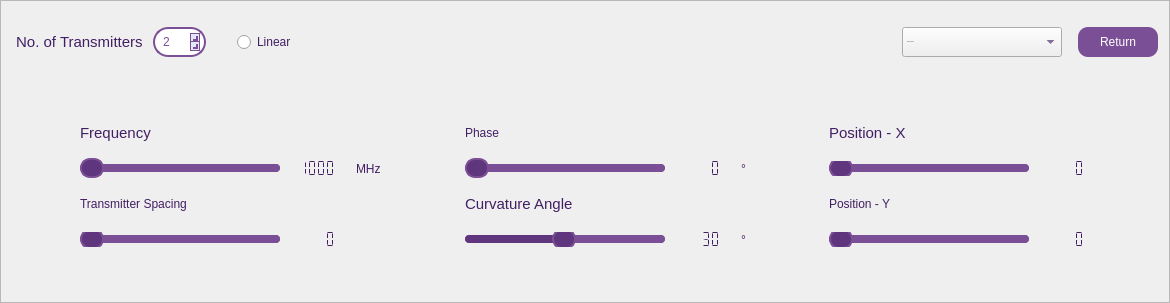
     <widget class="QFrame" name="frame_5">
      <property name="styleSheet">
       <string notr="true">color: rgb(66, 31, 99);
font: 9pt &quot;Microsoft Sans Serif&quot;;</string>
      </property>
      <property name="frameShape">
       <enum>QFrame::StyledPanel</enum>
      </property>
      <property name="frameShadow">
       <enum>QFrame::Raised</enum>
      </property>
      <layout class="QVBoxLayout" name="verticalLayout">
       <item>
        <layout class="QVBoxLayout" name="verticalLayout_3"/>
       </item>
       <item>
        <layout class="QHBoxLayout" name="horizontalLayout_15">
         <property name="topMargin">
          <number>15</number>
         </property>
         <property name="bottomMargin">
          <number>15</number>
         </property>
         <item>
          <layout class="QHBoxLayout" name="horizontalLayout_16">
           <property name="bottomMargin">
            <number>0</number>
           </property>
           <item>
            <widget class="QLabel" name="label_14">
             <property name="sizePolicy">
              <sizepolicy hsizetype="Fixed" vsizetype="Fixed">
               <horstretch>0</horstretch>
               <verstretch>0</verstretch>
              </sizepolicy>
             </property>
             <property name="minimumSize">
              <size>
               <width>94</width>
               <height>30</height>
              </size>
             </property>
             <property name="font">
              <font>
               <family>Microsoft Sans Serif</family>
               <pointsize>11</pointsize>
               <weight>50</weight>
               <italic>false</italic>
               <bold>false</bold>
              </font>
             </property>
             <property name="styleSheet">
              <string notr="true">color: rgb(66, 31, 99);
font:11pt &quot;Microsoft Sans Serif&quot;;</string>
             </property>
             <property name="text">
              <string> No. of Transmitters </string>
             </property>
            </widget>
           </item>
           <item>
            <widget class="QSpinBox" name="spinBox_No_transmitters_3">
             <property name="sizePolicy">
              <sizepolicy hsizetype="Fixed" vsizetype="Fixed">
               <horstretch>0</horstretch>
               <verstretch>0</verstretch>
              </sizepolicy>
             </property>
             <property name="minimumSize">
              <size>
               <width>42</width>
               <height>30</height>
              </size>
             </property>
             <property name="styleSheet">
              <string notr="true">/* Spinbox Main Style */
QSpinBox {
    border: 2px solid rgb(123, 79, 149); /* Darker purple border */
    border-radius: 15px; /* Rounded corners */
    background-color: rgb(255, 255, 255); /* Background color */
    color: rgb(123, 79, 149); /* Text color */
    font: 12px &quot;Arial&quot;; /* Adjust font size and style */
    padding: 6px;
}

/* Spinbox Arrows Buttons */
QSpinBox::up-button, QSpinBox::down-button {
    border: 1px solid rgb(123, 79, 149); /* Subtle border for arrows */
    border-radius: 25px; /* Rounded arrows */
    width: 8px; /* Adjust size */
    height: 8px;
    background-color: rgb(230, 230, 250); /* Light purple for arrows */
    margin: 4px; /* Prevent arrows from overlapping */
}

/* Up Arrow Style */
QSpinBox::up-arrow {
    width: 3px;
    height: 3px;
    border: solid rgb(123, 79, 149);
    border-width: 0 2px 2px 0;
    transform: rotate(-45deg); /* Correct arrow direction */
    background: none;
    margin: 2px;
}

/* Down Arrow Style */
QSpinBox::down-arrow {
    width: 3px;
    height: 3px;
    border: solid rgb(123, 79, 149);
    border-width: 0 2px 2px 0;
    transform: rotate(90deg); /* Correct arrow direction */
    background: none;
    margin: 2px;
}
</string>
             </property>
             <property name="minimum">
              <number>2</number>
             </property>
            </widget>
           </item>
           <item>
            <spacer name="horizontalSpacer_11">
             <property name="orientation">
              <enum>Qt::Horizontal</enum>
             </property>
             <property name="sizeType">
              <enum>QSizePolicy::Fixed</enum>
             </property>
             <property name="sizeHint" stdset="0">
              <size>
               <width>25</width>
               <height>20</height>
              </size>
             </property>
            </spacer>
           </item>
           <item>
            <widget class="QRadioButton" name="linear_radio_button_3">
             <property name="sizePolicy">
              <sizepolicy hsizetype="Fixed" vsizetype="Fixed">
               <horstretch>0</horstretch>
               <verstretch>0</verstretch>
              </sizepolicy>
             </property>
             <property name="minimumSize">
              <size>
               <width>50</width>
               <height>0</height>
              </size>
             </property>
             <property name="styleSheet">
              <string notr="true">color: rgb(66, 31, 99);
font:11pt &quot;Microsoft Sans Serif&quot;;</string>
             </property>
             <property name="text">
              <string>Linear</string>
             </property>
             <property name="checked">
              <bool>false</bool>
             </property>
            </widget>
           </item>
           <item>
            <spacer name="horizontalSpacer_9">
             <property name="orientation">
              <enum>Qt::Horizontal</enum>
             </property>
             <property name="sizeType">
              <enum>QSizePolicy::Expanding</enum>
             </property>
             <property name="sizeHint" stdset="0">
              <size>
               <width>600</width>
               <height>20</height>
              </size>
             </property>
            </spacer>
           </item>
          </layout>
         </item>
         <item>
          <widget class="QComboBox" name="comboBox_Open_scenario">
           <property name="sizePolicy">
            <sizepolicy hsizetype="Fixed" vsizetype="Fixed">
             <horstretch>0</horstretch>
             <verstretch>0</verstretch>
            </sizepolicy>
           </property>
           <property name="minimumSize">
            <size>
             <width>160</width>
             <height>30</height>
            </size>
           </property>
           <property name="font">
            <font>
             <family>Microsoft Sans Serif</family>
             <pointsize>-1</pointsize>
             <weight>50</weight>
             <italic>false</italic>
             <bold>false</bold>
             <stylestrategy>PreferAntialias</stylestrategy>
            </font>
           </property>
           <property name="styleSheet">
            <string notr="true">QComboBox {
    color: rgb(255, 255, 255);
    background-color: #7B4F95;  /* Background color */
    border: 1px solid #1C1C1C;
    border-radius: 15px;  /* Rounded corners */
    padding: 5px;
    font-size: 14px;
}
QComboBox::drop-down {
   
	color: #ffffff;
    border-radius: 10px;  /* Rounded corners for the arrow box */
    background-color: #7B4F95;
    width: 30px;
	height: 30px;
}

QComboBox::down-arrow {
    width: 10px;
    height: 10px;
    image: url(icons\down_arrow.png);
}

QComboBox QAbstractItemView {
    border: 1px solid #7B4F95;
    selection-background-color: #7B4F95;  /* Selected item background color */
    background-color: #7B4F95;  /* Dropdown background color */
    color: white;
    border-radius: 10px;
}</string>
           </property>
           <property name="currentText">
            <string>Open Scenario</string>
           </property>
           <property name="sizeAdjustPolicy">
            <enum>QComboBox::AdjustToContentsOnFirstShow</enum>
           </property>
           <property name="placeholderText">
            <string/>
           </property>
           <property name="duplicatesEnabled">
            <bool>false</bool>
           </property>
           <item>
            <property name="text">
             <string>Open Scenario</string>
            </property>
           </item>
           <item>
            <property name="text">
             <string>Ultrasound</string>
            </property>
           </item>
           <item>
            <property name="text">
             <string>5G</string>
            </property>
           </item>
           <item>
            <property name="text">
             <string>Airborne Radar</string>
            </property>
           </item>
           <item>
            <property name="text">
             <string>Tumor Ablation</string>
            </property>
           </item>
          </widget>
         </item>
         <item>
          <spacer name="horizontalSpacer_17">
           <property name="orientation">
            <enum>Qt::Horizontal</enum>
           </property>
           <property name="sizeType">
            <enum>QSizePolicy::Fixed</enum>
           </property>
           <property name="sizeHint" stdset="0">
            <size>
             <width>10</width>
             <height>20</height>
            </size>
           </property>
          </spacer>
         </item>
         <item>
          <widget class="QPushButton" name="return_button">
           <property name="sizePolicy">
            <sizepolicy hsizetype="Fixed" vsizetype="Fixed">
             <horstretch>0</horstretch>
             <verstretch>0</verstretch>
            </sizepolicy>
           </property>
           <property name="minimumSize">
            <size>
             <width>80</width>
             <height>30</height>
            </size>
           </property>
           <property name="styleSheet">
            <string notr="true">background-color: rgb(123, 79, 149);
buttoon-shadow: 2px 2px 5px rgb(0, 0, 0);
border-radius: 10px;
color: rgb(255, 255, 255);
font: 11pt &quot;Microsoft Sans Serif&quot;;</string>
           </property>
           <property name="text">
            <string>Return</string>
           </property>
          </widget>
         </item>
        </layout>
       </item>
       <item>
        <layout class="QHBoxLayout" name="horizontalLayout_3">
         <item>
          <widget class="QWidget" name="beam_plot" native="true">
           <property name="sizePolicy">
            <sizepolicy hsizetype="Expanding" vsizetype="Expanding">
             <horstretch>0</horstretch>
             <verstretch>0</verstretch>
            </sizepolicy>
           </property>
           <property name="styleSheet">
            <string notr="true">border-radius: 25px;
buttoon-shadow: 2px 2px 5px rgb(0, 0, 0);
widget-shadow: 2px 2px 5px rgb(0, 0, 0);
background-color: rgb(255, 255, 255);</string>
           </property>
          </widget>
         </item>
         <item>
          <widget class="QWidget" name="beam_map" native="true">
           <property name="sizePolicy">
            <sizepolicy hsizetype="Expanding" vsizetype="Expanding">
             <horstretch>0</horstretch>
             <verstretch>0</verstretch>
            </sizepolicy>
           </property>
           <property name="styleSheet">
            <string notr="true">border-radius: 25px;
buttoon-shadow: 2px 2px 5px rgb(0, 0, 0);
widget-shadow: 2px 2px 5px rgb(0, 0, 0);
background-color: rgb(255, 255, 255);</string>
           </property>
          </widget>
         </item>
        </layout>
       </item>
       <item>
        <layout class="QGridLayout" name="gridLayout_5">
         <property name="sizeConstraint">
          <enum>QLayout::SetNoConstraint</enum>
         </property>
         <property name="topMargin">
          <number>40</number>
         </property>
         <property name="bottomMargin">
          <number>40</number>
         </property>
         <property name="spacing">
          <number>15</number>
         </property>
         <item row="4" column="8">
          <widget class="QLabel" name="label_12">
           <property name="styleSheet">
            <string notr="true">color: rgb(66, 31, 99);
font:11pt &quot;Microsoft Sans Serif&quot;;</string>
           </property>
           <property name="text">
            <string>°</string>
           </property>
          </widget>
         </item>
         <item row="2" column="0">
          <spacer name="horizontalSpacer_10">
           <property name="orientation">
            <enum>Qt::Horizontal</enum>
           </property>
           <property name="sizeHint" stdset="0">
            <size>
             <width>13</width>
             <height>20</height>
            </size>
           </property>
          </spacer>
         </item>
         <item row="3" column="1">
          <widget class="QLabel" name="spacing_label">
           <property name="styleSheet">
            <string notr="true">color: rgb(66, 31, 99);
font:11pt &quot;Microsoft Sans Serif&quot;;</string>
           </property>
           <property name="text">
            <string>Transmitter Spacing</string>
           </property>
          </widget>
         </item>
         <item row="4" column="7">
          <widget class="QLCDNumber" name="curvature_lcd">
           <property name="font">
            <font>
             <family>Microsoft Sans Serif</family>
             <pointsize>12</pointsize>
             <weight>75</weight>
             <italic>false</italic>
             <bold>true</bold>
            </font>
           </property>
           <property name="styleSheet">
            <string notr="true">color: rgb(66, 31, 99);
font:Bold 12pt &quot;Microsoft Sans Serif&quot;;</string>
           </property>
           <property name="frameShape">
            <enum>QFrame::NoFrame</enum>
           </property>
           <property name="smallDecimalPoint">
            <bool>true</bool>
           </property>
           <property name="digitCount">
            <number>4</number>
           </property>
           <property name="segmentStyle">
            <enum>QLCDNumber::Flat</enum>
           </property>
           <property name="value" stdset="0">
            <double>30.000000000000000</double>
           </property>
          </widget>
         </item>
         <item row="2" column="7">
          <widget class="QLCDNumber" name="phase_lcd">
           <property name="sizePolicy">
            <sizepolicy hsizetype="Minimum" vsizetype="Preferred">
             <horstretch>0</horstretch>
             <verstretch>0</verstretch>
            </sizepolicy>
           </property>
           <property name="font">
            <font>
             <family>Microsoft Sans Serif</family>
             <pointsize>12</pointsize>
             <weight>75</weight>
             <italic>false</italic>
             <bold>true</bold>
            </font>
           </property>
           <property name="styleSheet">
            <string notr="true">color: rgb(66, 31, 99);
font:Bold 12pt &quot;Microsoft Sans Serif&quot;;</string>
           </property>
           <property name="frameShape">
            <enum>QFrame::NoFrame</enum>
           </property>
           <property name="smallDecimalPoint">
            <bool>true</bool>
           </property>
           <property name="digitCount">
            <number>4</number>
           </property>
           <property name="segmentStyle">
            <enum>QLCDNumber::Flat</enum>
           </property>
          </widget>
         </item>
         <item row="1" column="6">
          <widget class="QLabel" name="label_8">
           <property name="styleSheet">
            <string notr="true">color: rgb(66, 31, 99);
font:11pt &quot;Microsoft Sans Serif&quot;;</string>
           </property>
           <property name="text">
            <string>Phase</string>
           </property>
          </widget>
         </item>
         <item row="4" column="12">
          <spacer name="horizontalSpacer_3">
           <property name="orientation">
            <enum>Qt::Horizontal</enum>
           </property>
           <property name="sizeHint" stdset="0">
            <size>
             <width>13</width>
             <height>20</height>
            </size>
           </property>
          </spacer>
         </item>
         <item row="2" column="9">
          <spacer name="horizontalSpacer_5">
           <property name="orientation">
            <enum>Qt::Horizontal</enum>
           </property>
           <property name="sizeHint" stdset="0">
            <size>
             <width>13</width>
             <height>20</height>
            </size>
           </property>
          </spacer>
         </item>
         <item row="1" column="1">
          <widget class="QLabel" name="label_9">
           <property name="font">
            <font>
             <family>Microsoft Sans Serif</family>
             <pointsize>11</pointsize>
             <weight>50</weight>
             <italic>false</italic>
             <bold>false</bold>
            </font>
           </property>
           <property name="styleSheet">
            <string notr="true">color: rgb(66, 31, 99);
font:11pt &quot;Microsoft Sans Serif&quot;;</string>
           </property>
           <property name="text">
            <string>Frequency</string>
           </property>
          </widget>
         </item>
         <item row="2" column="1">
          <widget class="QSlider" name="beam_frequency_slider">
           <property name="minimumSize">
            <size>
             <width>200</width>
             <height>20</height>
            </size>
           </property>
           <property name="font">
            <font>
             <family>Microsoft Sans Serif</family>
             <pointsize>9</pointsize>
             <weight>50</weight>
             <italic>false</italic>
             <bold>false</bold>
            </font>
           </property>
           <property name="autoFillBackground">
            <bool>false</bool>
           </property>
           <property name="styleSheet">
            <string notr="true">QSlider::groove:horizontal {
    height: 8px;
    background: #7B4F95; /* Lighter shade of the dark color */
    border-radius: 4px;
}

QSlider::handle:horizontal {
    background: #5F357D; /* Mid-tone between the dark and lighter colors */
    border: 2px solid #7B4F95; /* Matches groove */
    width: 20px;
    height: 20px;
    margin: -6px 0;
    border-radius: 10px;
}

QSlider::sub-page:horizontal {
    background: #5F357D; /* Matches handle */
    border-radius: 4px;
}

QSlider::add-page:horizontal {
    background: #7B4F95; /* Matches groove */
    border-radius: 4px;
}
</string>
           </property>
           <property name="minimum">
            <number>500000000</number>
           </property>
           <property name="maximum">
            <number>2000000000</number>
           </property>
           <property name="singleStep">
            <number>100000000</number>
           </property>
           <property name="pageStep">
            <number>100000000</number>
           </property>
           <property name="value">
            <number>1000000000</number>
           </property>
           <property name="orientation">
            <enum>Qt::Horizontal</enum>
           </property>
           <property name="invertedAppearance">
            <bool>false</bool>
           </property>
           <property name="invertedControls">
            <bool>false</bool>
           </property>
          </widget>
         </item>
         <item row="2" column="10">
          <widget class="QSlider" name="beam_position_slider">
           <property name="minimumSize">
            <size>
             <width>200</width>
             <height>0</height>
            </size>
           </property>
           <property name="styleSheet">
            <string notr="true">QSlider::groove:horizontal {
    height: 8px;
    background: #7B4F95; /* Lighter shade of the dark color */
    border-radius: 4px;
}

QSlider::handle:horizontal {
    background: #5F357D; /* Mid-tone between the dark and lighter colors */
    border: 2px solid #7B4F95; /* Matches groove */
    width: 20px;
    height: 20px;
    margin: -6px 0;
    border-radius: 10px;
}

QSlider::sub-page:horizontal {
    background: #5F357D; /* Matches handle */
    border-radius: 4px;
}

QSlider::add-page:horizontal {
    background: #7B4F95; /* Matches groove */
    border-radius: 4px;
}
</string>
           </property>
           <property name="orientation">
            <enum>Qt::Horizontal</enum>
           </property>
          </widget>
         </item>
         <item row="3" column="6">
          <widget class="QLabel" name="curvature_angle_label">
           <property name="enabled">
            <bool>true</bool>
           </property>
           <property name="sizePolicy">
            <sizepolicy hsizetype="Preferred" vsizetype="Preferred">
             <horstretch>0</horstretch>
             <verstretch>0</verstretch>
            </sizepolicy>
           </property>
           <property name="font">
            <font>
             <family>Microsoft Sans Serif</family>
             <pointsize>11</pointsize>
             <weight>50</weight>
             <italic>false</italic>
             <bold>false</bold>
            </font>
           </property>
           <property name="styleSheet">
            <string notr="true">color: rgb(66, 31, 99);
font:11pt &quot;Microsoft Sans Serif&quot;;</string>
           </property>
           <property name="text">
            <string>Curvature Angle</string>
           </property>
          </widget>
         </item>
         <item row="4" column="1">
          <widget class="QSlider" name="spacing_slider">
           <property name="styleSheet">
            <string notr="true">QSlider::groove:horizontal {
    height: 8px;
    background: #7B4F95; /* Lighter shade of the dark color */
    border-radius: 4px;
}

QSlider::handle:horizontal {
    background: #5F357D; /* Mid-tone between the dark and lighter colors */
    border: 2px solid #7B4F95; /* Matches groove */
    width: 20px;
    height: 20px;
    margin: -6px 0;
    border-radius: 10px;
}

QSlider::sub-page:horizontal {
    background: #5F357D; /* Matches handle */
    border-radius: 4px;
}

QSlider::add-page:horizontal {
    background: #7B4F95; /* Matches groove */
    border-radius: 4px;
}</string>
           </property>
           <property name="orientation">
            <enum>Qt::Horizontal</enum>
           </property>
          </widget>
         </item>
         <item row="2" column="6">
          <widget class="QSlider" name="beam_phase_slider">
           <property name="sizePolicy">
            <sizepolicy hsizetype="Expanding" vsizetype="Preferred">
             <horstretch>0</horstretch>
             <verstretch>0</verstretch>
            </sizepolicy>
           </property>
           <property name="minimumSize">
            <size>
             <width>200</width>
             <height>0</height>
            </size>
           </property>
           <property name="styleSheet">
            <string notr="true">QSlider::groove:horizontal {
    height: 8px;
    background: #7B4F95; /* Lighter shade of the dark color */
    border-radius: 4px;
}

QSlider::handle:horizontal {
    background: #5F357D; /* Mid-tone between the dark and lighter colors */
    border: 2px solid #7B4F95; /* Matches groove */
    width: 20px;
    height: 20px;
    margin: -6px 0;
    border-radius: 10px;
}

QSlider::sub-page:horizontal {
    background: #5F357D; /* Matches handle */
    border-radius: 4px;
}

QSlider::add-page:horizontal {
    background: #7B4F95; /* Matches groove */
    border-radius: 4px;
}
</string>
           </property>
           <property name="orientation">
            <enum>Qt::Horizontal</enum>
           </property>
          </widget>
         </item>
         <item row="4" column="6">
          <widget class="QSlider" name="beam_curvature_slider">
           <property name="minimumSize">
            <size>
             <width>100</width>
             <height>0</height>
            </size>
           </property>
           <property name="styleSheet">
            <string notr="true">QSlider::groove:horizontal {
    height: 8px;
    background: #7B4F95; /* Lighter shade of the dark color */
    border-radius: 4px;
}

QSlider::handle:horizontal {
    background: #5F357D; /* Mid-tone between the dark and lighter colors */
    border: 2px solid #7B4F95; /* Matches groove */
    width: 20px;
    height: 20px;
    margin: -6px 0;
    border-radius: 10px;
}

QSlider::sub-page:horizontal {
    background: #5F357D; /* Matches handle */
    border-radius: 4px;
}

QSlider::add-page:horizontal {
    background: #7B4F95; /* Matches groove */
    border-radius: 4px;
}
</string>
           </property>
           <property name="minimum">
            <number>1</number>
           </property>
           <property name="maximum">
            <number>60</number>
           </property>
           <property name="value">
            <number>30</number>
           </property>
           <property name="sliderPosition">
            <number>30</number>
           </property>
           <property name="orientation">
            <enum>Qt::Horizontal</enum>
           </property>
          </widget>
         </item>
         <item row="4" column="0">
          <spacer name="horizontalSpacer_18">
           <property name="orientation">
            <enum>Qt::Horizontal</enum>
           </property>
           <property name="sizeHint" stdset="0">
            <size>
             <width>13</width>
             <height>20</height>
            </size>
           </property>
          </spacer>
         </item>
         <item row="4" column="10">
          <widget class="QSlider" name="position_y_slider">
           <property name="styleSheet">
            <string notr="true">QSlider::groove:horizontal {
    height: 8px;
    background: #7B4F95; /* Lighter shade of the dark color */
    border-radius: 4px;
}

QSlider::handle:horizontal {
    background: #5F357D; /* Mid-tone between the dark and lighter colors */
    border: 2px solid #7B4F95; /* Matches groove */
    width: 20px;
    height: 20px;
    margin: -6px 0;
    border-radius: 10px;
}

QSlider::sub-page:horizontal {
    background: #5F357D; /* Matches handle */
    border-radius: 4px;
}

QSlider::add-page:horizontal {
    background: #7B4F95; /* Matches groove */
    border-radius: 4px;
}</string>
           </property>
           <property name="orientation">
            <enum>Qt::Horizontal</enum>
           </property>
          </widget>
         </item>
         <item row="2" column="8">
          <widget class="QLabel" name="label_11">
           <property name="styleSheet">
            <string notr="true">color: rgb(66, 31, 99);
font:11pt &quot;Microsoft Sans Serif&quot;;</string>
           </property>
           <property name="text">
            <string>°</string>
           </property>
          </widget>
         </item>
         <item row="4" column="11">
          <widget class="QLCDNumber" name="position_y_lcd">
           <property name="styleSheet">
            <string notr="true">color: rgb(66, 31, 99);
font:Bold 12pt &quot;Microsoft Sans Serif&quot;;</string>
           </property>
           <property name="frameShape">
            <enum>QFrame::NoFrame</enum>
           </property>
           <property name="smallDecimalPoint">
            <bool>true</bool>
           </property>
           <property name="digitCount">
            <number>4</number>
           </property>
           <property name="segmentStyle">
            <enum>QLCDNumber::Flat</enum>
           </property>
          </widget>
         </item>
         <item row="4" column="9">
          <spacer name="horizontalSpacer_7">
           <property name="orientation">
            <enum>Qt::Horizontal</enum>
           </property>
           <property name="sizeHint" stdset="0">
            <size>
             <width>13</width>
             <height>20</height>
            </size>
           </property>
          </spacer>
         </item>
         <item row="2" column="11">
          <widget class="QLCDNumber" name="position_lcd">
           <property name="font">
            <font>
             <family>Microsoft Sans Serif</family>
             <pointsize>12</pointsize>
             <weight>75</weight>
             <italic>false</italic>
             <bold>true</bold>
            </font>
           </property>
           <property name="styleSheet">
            <string notr="true">color: rgb(66, 31, 99);
font:Bold 12pt &quot;Microsoft Sans Serif&quot;;</string>
           </property>
           <property name="frameShape">
            <enum>QFrame::NoFrame</enum>
           </property>
           <property name="smallDecimalPoint">
            <bool>true</bool>
           </property>
           <property name="digitCount">
            <number>4</number>
           </property>
           <property name="segmentStyle">
            <enum>QLCDNumber::Flat</enum>
           </property>
          </widget>
         </item>
         <item row="1" column="10">
          <widget class="QLabel" name="label_7">
           <property name="font">
            <font>
             <family>Microsoft Sans Serif</family>
             <pointsize>11</pointsize>
             <weight>50</weight>
             <italic>false</italic>
             <bold>false</bold>
            </font>
           </property>
           <property name="styleSheet">
            <string notr="true">color: rgb(66, 31, 99);
font:11pt &quot;Microsoft Sans Serif&quot;;</string>
           </property>
           <property name="text">
            <string>Position - X</string>
           </property>
          </widget>
         </item>
         <item row="4" column="5">
          <spacer name="horizontalSpacer_13">
           <property name="orientation">
            <enum>Qt::Horizontal</enum>
           </property>
           <property name="sizeHint" stdset="0">
            <size>
             <width>13</width>
             <height>20</height>
            </size>
           </property>
          </spacer>
         </item>
         <item row="2" column="5">
          <spacer name="horizontalSpacer_4">
           <property name="orientation">
            <enum>Qt::Horizontal</enum>
           </property>
           <property name="sizeHint" stdset="0">
            <size>
             <width>13</width>
             <height>20</height>
            </size>
           </property>
          </spacer>
         </item>
         <item row="3" column="10">
          <widget class="QLabel" name="label_4">
           <property name="styleSheet">
            <string notr="true">color: rgb(66, 31, 99);
font:11pt &quot;Microsoft Sans Serif&quot;;</string>
           </property>
           <property name="text">
            <string>Position - Y</string>
           </property>
          </widget>
         </item>
         <item row="2" column="4">
          <widget class="QLabel" name="label_10">
           <property name="styleSheet">
            <string notr="true">color: rgb(66, 31, 99);
font:11pt &quot;Microsoft Sans Serif&quot;;</string>
           </property>
           <property name="text">
            <string>MHz</string>
           </property>
          </widget>
         </item>
         <item row="2" column="3">
          <widget class="QLCDNumber" name="frequency_lcd">
           <property name="sizePolicy">
            <sizepolicy hsizetype="Fixed" vsizetype="Minimum">
             <horstretch>0</horstretch>
             <verstretch>0</verstretch>
            </sizepolicy>
           </property>
           <property name="minimumSize">
            <size>
             <width>20</width>
             <height>0</height>
            </size>
           </property>
           <property name="styleSheet">
            <string notr="true">color: rgb(66, 31, 99);
font:Bold 12pt &quot;Microsoft Sans Serif&quot;;</string>
           </property>
           <property name="frameShape">
            <enum>QFrame::NoFrame</enum>
           </property>
           <property name="smallDecimalPoint">
            <bool>true</bool>
           </property>
           <property name="digitCount">
            <number>4</number>
           </property>
           <property name="segmentStyle">
            <enum>QLCDNumber::Flat</enum>
           </property>
           <property name="value" stdset="0">
            <double>1000.000000000000000</double>
           </property>
          </widget>
         </item>
         <item row="2" column="12">
          <spacer name="horizontalSpacer_8">
           <property name="orientation">
            <enum>Qt::Horizontal</enum>
           </property>
           <property name="sizeHint" stdset="0">
            <size>
             <width>13</width>
             <height>20</height>
            </size>
           </property>
          </spacer>
         </item>
         <item row="4" column="3">
          <widget class="QLCDNumber" name="spacing_lcd">
           <property name="sizePolicy">
            <sizepolicy hsizetype="Minimum" vsizetype="Minimum">
             <horstretch>0</horstretch>
             <verstretch>0</verstretch>
            </sizepolicy>
           </property>
           <property name="minimumSize">
            <size>
             <width>20</width>
             <height>10</height>
            </size>
           </property>
           <property name="styleSheet">
            <string notr="true">color: rgb(66, 31, 99);
font:Bold 12pt &quot;Microsoft Sans Serif&quot;;</string>
           </property>
           <property name="frameShape">
            <enum>QFrame::NoFrame</enum>
           </property>
           <property name="frameShadow">
            <enum>QFrame::Raised</enum>
           </property>
           <property name="smallDecimalPoint">
            <bool>true</bool>
           </property>
           <property name="digitCount">
            <number>4</number>
           </property>
           <property name="segmentStyle">
            <enum>QLCDNumber::Flat</enum>
           </property>
           <property name="value" stdset="0">
            <double>0.000000000000000</double>
           </property>
           <property name="intValue" stdset="0">
            <number>0</number>
           </property>
          </widget>
         </item>
        </layout>
       </item>
      </layout>
     </widget>
